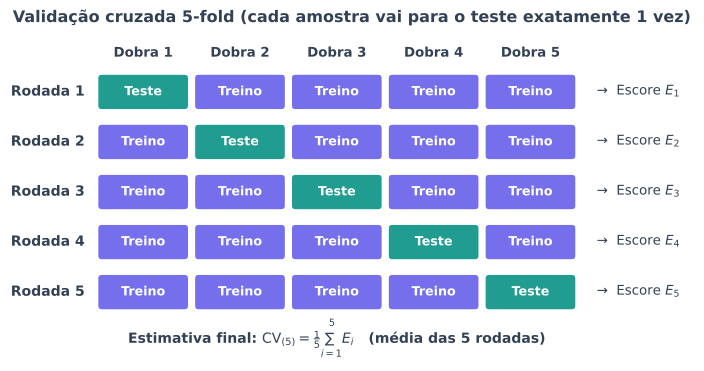

Here is the Python script that generated this plot:
from pathlib import Path

import matplotlib.patches as patches
import matplotlib.pyplot as plt


def main() -> None:
    plt.rcParams["svg.fonttype"] = "none"

    k_dobras = 5
    cor_treino = "#4F46E5"   # indigo
    cor_teste = "#0D9488"    # teal
    cor_texto = "#334155"
    cor_borda = "#FFFFFF"

    fig, ax = plt.subplots(figsize=(9.2, 4.4))
    fig.patch.set_alpha(0.0)
    ax.patch.set_alpha(0.0)

    largura_bloco = 1.6
    altura_bloco = 0.62
    espaco_x = 0.14
    espaco_y = 0.92

    for rodada in range(k_dobras):
        y_pos = (k_dobras - 1 - rodada) * espaco_y
        ax.text(
            -0.25,
            y_pos + altura_bloco / 2,
            f"Rodada {rodada + 1}",
            va="center",
            ha="right",
            fontsize=10.5,
            fontweight="bold",
            color=cor_texto,
        )

        for dobra in range(k_dobras):
            x_pos = dobra * (largura_bloco + espaco_x)
            eh_teste = dobra == rodada
            cor = cor_teste if eh_teste else cor_treino
            rotulo = "Teste" if eh_teste else "Treino"

            retangulo = patches.FancyBboxPatch(
                (x_pos, y_pos),
                largura_bloco,
                altura_bloco,
                boxstyle="round,pad=0.02,rounding_size=0.08",
                linewidth=1.2,
                edgecolor=cor_borda,
                facecolor=cor,
                alpha=0.92 if eh_teste else 0.78,
            )
            ax.add_patch(retangulo)

            ax.text(
                x_pos + largura_bloco / 2,
                y_pos + altura_bloco / 2,
                rotulo,
                va="center",
                ha="center",
                fontsize=9.5,
                fontweight="bold",
                color="#FFFFFF",
            )

        x_escore = k_dobras * (largura_bloco + espaco_x) + 0.25
        ax.text(
            x_escore,
            y_pos + altura_bloco / 2,
            f"→  Escore $E_{rodada + 1}$",
            va="center",
            ha="left",
            fontsize=10,
            color=cor_texto,
        )

    # Cabeçalho das dobras no topo
    y_topo = (k_dobras - 1) * espaco_y + altura_bloco + 0.28
    for dobra in range(k_dobras):
        x_pos = dobra * (largura_bloco + espaco_x) + largura_bloco / 2
        ax.text(
            x_pos,
            y_topo,
            f"Dobra {dobra + 1}",
            va="bottom",
            ha="center",
            fontsize=10,
            fontweight="bold",
            color=cor_texto,
        )

    # Resumo da média na base
    largura_total = k_dobras * largura_bloco + (k_dobras - 1) * espaco_x
    ax.text(
        largura_total / 2,
        -0.55,
        r"Estimativa final: $\mathrm{CV}_{(5)} = \frac{1}{5}\sum_{i=1}^{5} E_i$   (média das 5 rodadas)",
        va="center",
        ha="center",
        fontsize=10.5,
        fontweight="bold",
        color=cor_texto,
    )

    ax.set_xlim(-1.6, k_dobras * (largura_bloco + espaco_x) + 2.0)
    ax.set_ylim(-0.95, y_topo + 0.45)
    ax.axis("off")

    ax.set_title(
        "Validação cruzada 5-fold (cada amostra vai para o teste exatamente 1 vez)",
        fontsize=12,
        fontweight="bold",
        color=cor_texto,
        pad=10,
    )

    destino = Path(__file__).resolve().parent / "t05-kfold.svg"
    fig.savefig(destino, format="svg", transparent=True, bbox_inches="tight")
    plt.close(fig)


if __name__ == "__main__":
    main()
